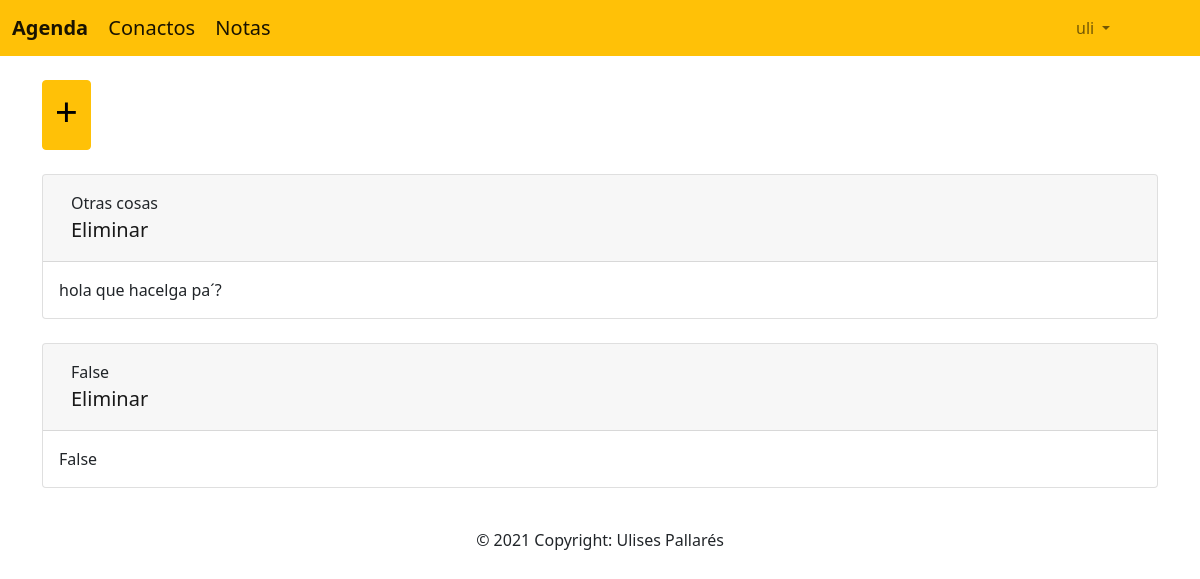
Before: /lista_notas (signed in) with the older database file.
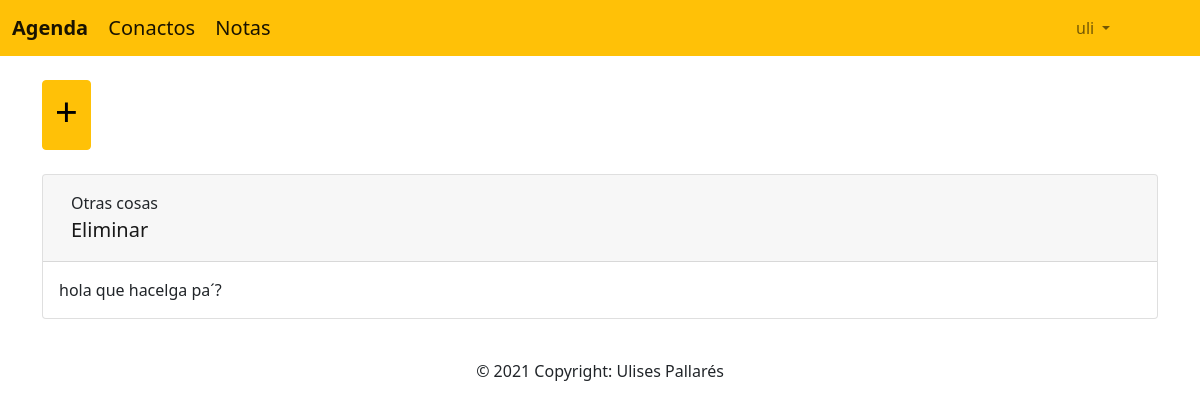
After: the same page with the newer database file.
### Notitas/models.py (models this page shows, shortened)
class notitas(models.Model):
    titulo = models.CharField(max_length=100)
    contenido = models.TextField()
    propietario = models.ForeignKey(User, on_delete=models.CASCADE)

### Notitas/views.py (the view)
# urls.py: path('lista_notas',NotasListView.as_view(),name='lista_notas'),
@method_decorator(login_required, name='dispatch')
class NotasListView(ListView):
    model = notitas
    template_name = 'crud_notitas.html'
    context_object_name = 'notatias'
    def get_queryset(self):
        return notitas.objects.filter(propietario_id = self.request.user.id)

### Notitas/templates/crud_notitas.html (shortened to what this page needs)
{% extends "base.html" %}
{% block content %}
<br>
<a  href="crear_nota/" class="btn btn-warning" data-toggle="modal" data-target="#exampleModal" data-whatever="@mdo"><h1>+</h1></a>
<br>
<br>
{% for nota in notatias %}
<div class="card">
    <div class="card-header">
        <nav class="navbar navbar-expand-lg navbar-light">
            <div class="container-fluid ">
              <div class="class content">
                {{ nota.titulo }}
                <div class="left" >
                <a class="navbar-brand" href="eliminar_nota/{{ nota.id }}">Eliminar</a>
                </div>
              </div>
            </div>
        </nav>
    </div>
    <div class="card-body">
      <p class="card-text">{{nota.contenido}}</p>
    </div>
</div>
<br>
{% endfor %}
</div>
{% endblock %}

Changed rows visible on the page:
removed notitas: titulo "False", contenido "False"
